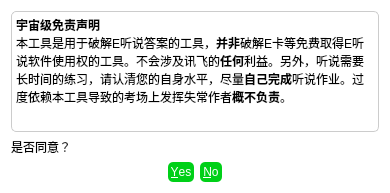
<?xml version="1.0" encoding="UTF-8"?>
<ui version="4.0">
 <class>Dialog</class>
 <widget class="QDialog" name="Dialog">
  <property name="geometry">
   <rect>
    <x>0</x>
    <y>0</y>
    <width>390</width>
    <height>193</height>
   </rect>
  </property>
  <property name="windowTitle">
   <string>免责声明</string>
  </property>
  <property name="styleSheet">
   <string notr="true">QDialog{
  background-color:#fff
}
QTextBrowser{
  background-color:#fff;
  border:1px solid #ccc;
  border-radius:5px
}
QPushButton{
	background-color: rgb(0, 208, 24);
	border:0px;
	border-radius:5px;
	color:#fff;
	padding:3px;
}
QPushButton::hover{
	background-color: rgb(0, 100, 10);
}</string>
  </property>
  <layout class="QVBoxLayout" name="verticalLayout">
   <item>
    <widget class="QTextBrowser" name="textBrowser">
     <property name="html">
      <string>&lt;!DOCTYPE HTML PUBLIC &quot;-//W3C//DTD HTML 4.0//EN&quot; &quot;http://www.w3.org/TR/REC-html40/strict.dtd&quot;&gt;
&lt;html&gt;&lt;head&gt;&lt;meta name=&quot;qrichtext&quot; content=&quot;1&quot; /&gt;&lt;meta charset=&quot;utf-8&quot; /&gt;&lt;style type=&quot;text/css&quot;&gt;
p, li { white-space: pre-wrap; }
hr { height: 1px; border-width: 0; }
li.unchecked::marker { content: &quot;\2610&quot;; }
li.checked::marker { content: &quot;\2612&quot;; }
&lt;/style&gt;&lt;/head&gt;&lt;body style=&quot; font-family:'Microsoft YaHei UI'; font-size:9pt; font-weight:400; font-style:normal;&quot;&gt;
&lt;p style=&quot; margin-top:0px; margin-bottom:0px; margin-left:0px; margin-right:0px; -qt-block-indent:0; text-indent:0px;&quot;&gt;&lt;span style=&quot; font-weight:700;&quot;&gt;宇宙级免责声明&lt;/span&gt;&lt;/p&gt;
&lt;p style=&quot; margin-top:0px; margin-bottom:0px; margin-left:0px; margin-right:0px; -qt-block-indent:0; text-indent:0px;&quot;&gt;本工具是用于破解E听说答案的工具，&lt;span style=&quot; font-weight:700;&quot;&gt;并非&lt;/span&gt;破解E卡等免费取得E听说软件使用权的工具。不会涉及讯飞的&lt;span style=&quot; font-weight:700;&quot;&gt;任何&lt;/span&gt;利益。另外，听说需要长时间的练习，请认清您的自身水平，尽量&lt;span style=&quot; font-weight:700;&quot;&gt;自己完成&lt;/span&gt;听说作业。过度依赖本工具导致的考场上发挥失常作者&lt;span style=&quot; font-weight:700;&quot;&gt;概不负责&lt;/span&gt;。&lt;/p&gt;&lt;/body&gt;&lt;/html&gt;</string>
     </property>
    </widget>
   </item>
   <item>
    <widget class="QLabel" name="label">
     <property name="text">
      <string>是否同意？</string>
     </property>
    </widget>
   </item>
   <item>
    <widget class="QDialogButtonBox" name="buttonBox">
     <property name="styleSheet">
      <string notr="true"/>
     </property>
     <property name="orientation">
      <enum>Qt::Orientation::Horizontal</enum>
     </property>
     <property name="standardButtons">
      <set>QDialogButtonBox::StandardButton::No|QDialogButtonBox::StandardButton::Yes</set>
     </property>
     <property name="centerButtons">
      <bool>true</bool>
     </property>
    </widget>
   </item>
  </layout>
 </widget>
 <resources/>
 <connections>
  <connection>
   <sender>buttonBox</sender>
   <signal>accepted()</signal>
   <receiver>Dialog</receiver>
   <slot>accept()</slot>
   <hints>
    <hint type="sourcelabel">
     <x>248</x>
     <y>254</y>
    </hint>
    <hint type="destinationlabel">
     <x>157</x>
     <y>274</y>
    </hint>
   </hints>
  </connection>
  <connection>
   <sender>buttonBox</sender>
   <signal>rejected()</signal>
   <receiver>Dialog</receiver>
   <slot>reject()</slot>
   <hints>
    <hint type="sourcelabel">
     <x>316</x>
     <y>260</y>
    </hint>
    <hint type="destinationlabel">
     <x>286</x>
     <y>274</y>
    </hint>
   </hints>
  </connection>
 </connections>
</ui>
